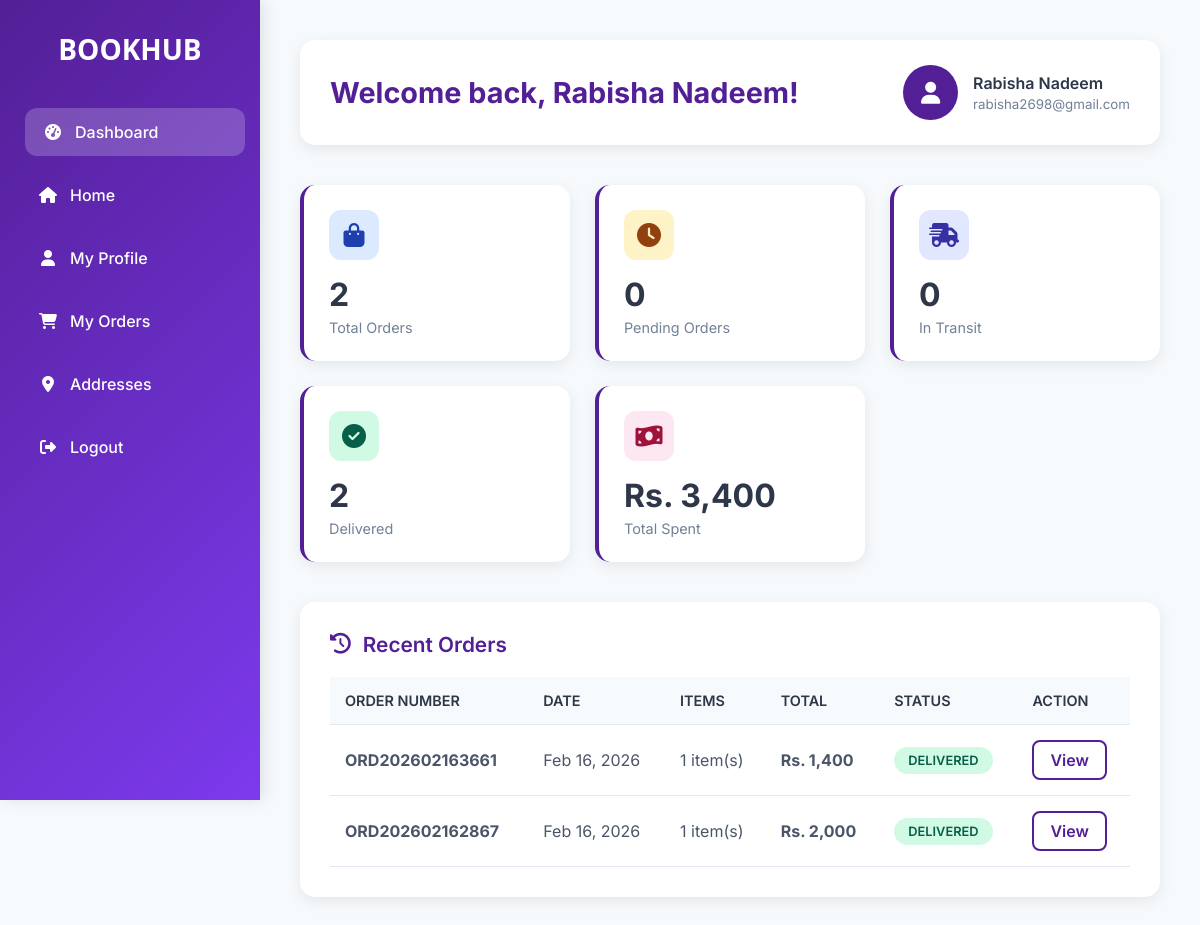
The app's page /useraccount.php (signed in) with its own data.
### tables this page shows
CREATE TABLE `users` (
  `user_id` int(11) NOT NULL,
  `user_name` varchar(255) NOT NULL,
  `user_email` varchar(255) NOT NULL,
  `user_image` varchar(255) NOT NULL,
  `user_password` varchar(255) NOT NULL,
  `role_id` int(11) NOT NULL,
  `created_at` timestamp NOT NULL DEFAULT current_timestamp(),
  `updated_at` timestamp NOT NULL DEFAULT current_timestamp() ON UPDATE current_timestamp()
);

CREATE TABLE `orders` (
  `id` int(11) NOT NULL,
  `user_id` int(11) DEFAULT NULL,
  `order_number` varchar(50) NOT NULL,
  `first_name` varchar(100) NOT NULL,
  `last_name` varchar(100) NOT NULL,
  `email` varchar(150) NOT NULL,
  `phone` varchar(20) NOT NULL,
  `address` text NOT NULL,
  `city` varchar(100) NOT NULL,
  `postal_code` varchar(20) NOT NULL,
  `province` varchar(100) NOT NULL,
  `order_notes` text DEFAULT NULL,
  `payment_method` varchar(50) NOT NULL,
  `subtotal` decimal(10,2) NOT NULL,
  `delivery_charges` decimal(10,2) NOT NULL,
  `total` decimal(10,2) NOT NULL,
  `order_status` enum('pending','approved','processing','shipped','delivered','cancelled') DEFAULT 'pending',
  `created_at` timestamp NOT NULL DEFAULT current_timestamp(),
  `updated_at` timestamp NOT NULL DEFAULT current_timestamp() ON UPDATE current_timestamp()
);

### useraccount.php (the view, shortened to what this page needs)
<?php
include "database/config.php";
$userId = $_SESSION['user_id'];
$userQuery = mysqli_query($conn, "SELECT * FROM users WHERE user_id='$userId'");
$user = mysqli_fetch_assoc($userQuery);
$ordersQuery = mysqli_query($conn, "SELECT * FROM orders WHERE user_id='$userId' ORDER BY created_at DESC");
$totalOrders = mysqli_num_rows($ordersQuery);
$pendingOrders = mysqli_num_rows(mysqli_query($conn, "SELECT * FROM orders WHERE user_id='$userId' AND order_status='pending'"));
$processingOrders = mysqli_num_rows(mysqli_query($conn, "SELECT * FROM orders WHERE user_id='$userId' AND order_status IN ('processing', 'shipped')"));
$deliveredOrders = mysqli_num_rows(mysqli_query($conn, "SELECT * FROM orders WHERE user_id='$userId' AND order_status='delivered'"));
$totalSpentQuery = mysqli_query($conn, "SELECT SUM(total) as total_spent FROM orders WHERE user_id='$userId' AND order_status != 'cancelled'");
$totalSpentRow = mysqli_fetch_assoc($totalSpentQuery);
$totalSpent = $totalSpentRow['total_spent'] ?? 0;
?>
<!DOCTYPE html>
<html lang="en">
<head>
    <link rel="stylesheet" href="https://cdnjs.cloudflare.com/ajax/libs/font-awesome/6.4.0/css/all.min.css">
</head>
<body>
<div class="dashboard">
    <div class="sidebar">
        <div class="logo">BOOKHUB</div>
        <ul>
            <li><a href="#" data-section="overview" class="active"><i class="fas fa-tachometer-alt"></i> Dashboard</a></li>
            <li><a href="index.php"><i class="fas fa-home"></i> Home</a></li>
            <li><a href="#" data-section="profile"><i class="fas fa-user"></i> My Profile</a></li>
            <li><a href="#" data-section="orders"><i class="fas fa-shopping-cart"></i> My Orders</a></li>
            <li><a href="#" data-section="addresses"><i class="fas fa-map-marker-alt"></i> Addresses</a></li>
            <li><a href="logout.php"><i class="fas fa-sign-out-alt"></i> Logout</a></li>
        </ul>
    </div>
    <div class="main-content">
        <div class="header">
            <h1 id="page-title">Welcome back, <?php echo htmlspecialchars($user['user_name'] ?? $user['user_name'] ?? 'User'); ?>!</h1>
            <div class="user-info">
                <div class="user-icon"><i class="fas fa-user"></i></div>
                <div class="user-details">
                    <h4><?php echo htmlspecialchars($user['user_name'] ?? $user['user_name'] ?? 'User'); ?></h4>
                    <small><?php echo htmlspecialchars($user['user_email']); ?></small>
                </div>
            </div>
        </div>
        <div id="overview" class="section active">
            <div class="stats-grid">
                <div class="stat-card total">
                    <div class="stat-icon"><i class="fas fa-shopping-bag"></i></div>
                    <h3><?php echo $totalOrders; ?></h3>
                    <p>Total Orders</p>
                </div>
                <div class="stat-card pending">
                    <div class="stat-icon"><i class="fas fa-clock"></i></div>
                    <h3><?php echo $pendingOrders; ?></h3>
                    <p>Pending Orders</p>
                </div>
                <div class="stat-card processing">
                    <div class="stat-icon"><i class="fas fa-shipping-fast"></i></div>
                    <h3><?php echo $processingOrders; ?></h3>
                    <p>In Transit</p>
                </div>
                <div class="stat-card delivered">
                    <div class="stat-icon"><i class="fas fa-check-circle"></i></div>
                    <h3><?php echo $deliveredOrders; ?></h3>
                    <p>Delivered</p>
                </div>
                <div class="stat-card spent">
                    <div class="stat-icon"><i class="fas fa-money-bill-wave"></i></div>
                    <h3>Rs. <?php echo number_format($totalSpent, 0); ?></h3>
                    <p>Total Spent</p>
                </div>
            </div>
            <div class="card">
                <h4><i class="fas fa-history"></i> Recent Orders</h4>
                <?php
                mysqli_data_seek($ordersQuery, 0);
                $recentOrders = [];
                while ($order = mysqli_fetch_assoc($ordersQuery)) {
                    $recentOrders[] = $order;
                }
                ?>
                <?php if (!empty($recentOrders)): ?>
                    <table class="orders-table">
                        <thead>
                            <tr>
                                <th>Order Number</th>
                                <th>Date</th>
                                <th>Items</th>
                                <th>Total</th>
                                <th>Status</th>
                                <th>Action</th>
                            </tr>
                        </thead>
                        <tbody>
                            <?php foreach ($recentOrders as $order): ?>
                                <?php
                                $orderId = $order['id'];
                                $itemsQuery = mysqli_query($conn, "SELECT * FROM order_items WHERE order_id='$orderId'");
                                $itemCount = mysqli_num_rows($itemsQuery);
                                ?>
                                <tr>
                                    <td><strong><?php echo $order['order_number']; ?></strong></td>
                                    <td><?php echo date('M d, Y', strtotime($order['created_at'])); ?></td>
                                    <td><?php echo $itemCount; ?> item(s)</td>
                                    <td><strong>Rs. <?php echo number_format($order['total'], 0); ?></strong></td>
                                    <td>
                                        <span class="status-badge status-<?php echo $order['order_status']; ?>">
                                            <?php echo ucfirst($order['order_status']); ?>
                                        </span>
                                    </td>
                                    <td>
                                        <a href="order-details.php?id=<?php echo $order['id']; ?>" class="view-btn">View</a>
                                    </td>
                                </tr>
                            <?php endforeach; ?>
                        </tbody>
                    </table>
                <?php endif; ?>
            </div>
        </div>
    </div>
</div>
</body>
</html>

### useraccount.php (style rules this page uses)
:root { --body-font: "Inter", sans-serif; --heading-font: "Boldonse", system-ui; --primary-color: #531f96ff; --text-dark: #252525ff; --text-light: #ffffff; }
* { margin: 0; padding: 0; box-sizing: border-box; }
body { font-family: var(--body-font); background: #f7fafc; color: #333; }
.dashboard { display: flex; min-height: 100vh; }
.sidebar { width: 260px; background: linear-gradient(135deg, var(--primary-color), #7c3aed); color: white; padding: 30px 20px; position: fixed; height: 100vh; box-shadow: 4px 0 15px rgba(0,0,0,0.1); }
.sidebar .logo { text-align: center; margin-bottom: 40px; font-size: 28px; font-weight: 700; font-family: var(--heading-font); }
.sidebar ul { list-style: none; }
.sidebar ul li { margin-bottom: 15px; }
.sidebar ul li a { color: white; text-decoration: none; display: flex; align-items: center; padding: 14px 18px; border-radius: 12px; transition: all 0.3s ease; font-weight: 500; }
.sidebar ul li a:hover, .sidebar ul li a.active { background: rgba(255,255,255,0.2); transform: translateX(5px); }
.sidebar ul li a i { margin-right: 12px; width: 20px; text-align: center; }
.main-content { flex: 1; margin-left: 260px; padding: 40px; }
.header { display: flex; justify-content: space-between; align-items: center; margin-bottom: 40px; background: white; padding: 25px 30px; border-radius: 15px; box-shadow: 0 4px 15px rgba(0,0,0,0.08); }
.header h1 { color: var(--primary-color); font-weight: 700; font-size: 1.8rem; }
.header .user-info { display: flex; align-items: center; gap: 15px; }
.header .user-icon { width: 55px; height: 55px; border-radius: 50%; background: var(--primary-color); display: flex; justify-content: center; align-items: center; color: white; font-size: 22px; }
.user-details h4 { margin: 0; color: #2d3748; font-weight: 600; }
.user-details small { color: #718096; }
.section { display: none; }
.section.active { display: block; }
.stats-grid { display: grid; grid-template-columns: repeat(auto-fit, minmax(240px, 1fr)); gap: 25px; margin-bottom: 40px; }
.stat-card { background: white; padding: 25px; border-radius: 15px; box-shadow: 0 4px 15px rgba(0,0,0,0.08); border-left: 4px solid var(--primary-color); transition: transform 0.3s ease; }
.stat-card .stat-icon { width: 50px; height: 50px; border-radius: 12px; display: flex; align-items: center; justify-content: center; font-size: 24px; margin-bottom: 15px; }
.stat-card.total .stat-icon { background: #dbeafe; color: #1e40af; }
.stat-card.pending .stat-icon { background: #fef3c7; color: #92400e; }
.stat-card.processing .stat-icon { background: #e0e7ff; color: #3730a3; }
.stat-card.delivered .stat-icon { background: #d1fae5; color: #065f46; }
.stat-card.spent .stat-icon { background: #fce7f3; color: #9f1239; }
.stat-card h3 { font-size: 2rem; color: #2d3748; margin: 0; font-weight: 700; }
.stat-card p { margin: 5px 0 0; color: #718096; font-size: 0.9rem; }
.card { background: white; padding: 30px; border-radius: 15px; box-shadow: 0 4px 15px rgba(0,0,0,0.08); margin-bottom: 25px; }
.card h4 { color: var(--primary-color); margin-bottom: 20px; font-weight: 600; display: flex; align-items: center; font-size: 1.3rem; }
.card h4 i { margin-right: 12px; }
.orders-table { width: 100%; border-collapse: collapse; }
.orders-table th, .orders-table td { padding: 15px; text-align: left; border-bottom: 1px solid #e2e8f0; }
.orders-table th { background: #f7fafc; color: #2d3748; font-weight: 600; font-size: 0.9rem; text-transform: uppercase; }
.orders-table td { color: #4a5568; }
.status-badge { display: inline-block; padding: 6px 14px; border-radius: 20px; font-size: 0.8rem; font-weight: 600; text-transform: uppercase; }
.status-delivered { background: #d1fae5; color: #065f46; }
.view-btn { color: var(--primary-color); text-decoration: none; font-weight: 600; padding: 8px 16px; border-radius: 8px; border: 2px solid var(--primary-color); display: inline-block; transition: all 0.3s ease; }

### records on screen
users: user_name "Rabisha Nadeem", user_email "rabisha2698@gmail.com"
orders: order_number "ORD202602163661", created_at "Feb 16, 2026", itemCount "1", total "1,400", order_status "DELIVERED"
orders: order_number "ORD202602162867", created_at "Feb 16, 2026", itemCount "1", total "2,000", order_status "DELIVERED"

### other values on screen
$totalOrders "2"
$pendingOrders "0"
$processingOrders "0"
$deliveredOrders "2"
$totalSpent "3,400"
